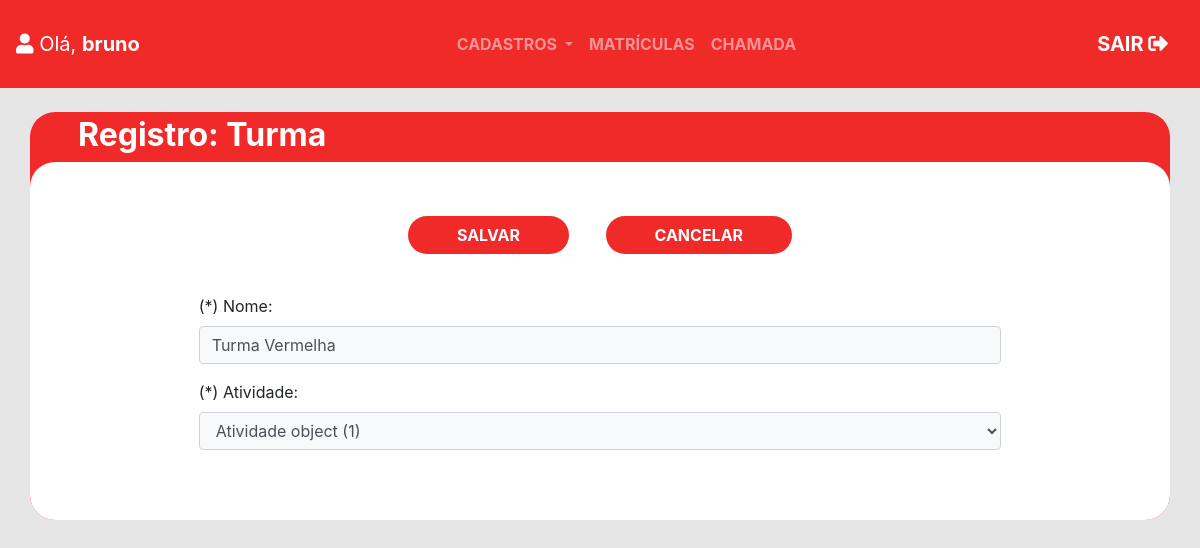
The app's page /turma_update/1/ (signed in) with its own data.
### caritas_app/models.py (models this page shows, shortened)
class Turma(models.Model):
    cod_turma = models.AutoField(auto_created=True, primary_key=True)
    nome_turma = models.CharField(max_length=15, null=False)
    cod_atividade = models.ForeignKey(Atividade, on_delete=models.CASCADE)
    class Meta:
        db_table = 'turma'
        unique_together = (('cod_atividade', 'nome_turma'))

class Atividade(models.Model):
    cod_atividade = models.AutoField(auto_created=True, primary_key=True)
    cod_instrutor = models.ForeignKey(Instrutor, on_delete=models.CASCADE)
    cod_oficina = models.ForeignKey(Oficina, on_delete=models.CASCADE)
    class Meta:
        db_table = 'atividade'
        unique_together = (('cod_instrutor', 'cod_oficina'))

### caritas_app/views.py (the view)
# urls.py: path('turma_update/<int:cod_turma>/', views.turma_update, name='url_turma_update'),
@login_required(login_url='/login/')
def turma_update(request, cod_turma):
    turma = tabela.Turma.objects.get(pk=cod_turma) # se nao funcionar mudar id por pk
    form = caritas_app.forms.TurmaForm(request.POST or None, instance=turma)
    data = {}
    if form.is_valid():
        form.save()
        return redirect('url_turma')
    data['form'] = form
    return render(request, 'registro_turma.html', data)

### caritas_app/forms.py
class TurmaForm(forms.ModelForm):
    class Meta:
        model = models.Turma
        fields = (
            'nome_turma',
            'cod_atividade'
        )

### caritas_app/templates/registro_turma.html (shortened to what this page needs)
<!DOCTYPE html>
<html lang="pt-br">
<head>
  {% include "partials/head.html" %}
</head>
<body style="background-color: #E6E6E6">
{% include "partials/navbar.html" %}
<br>
<div class="container px-0 " style="background-color: #F02929;border-radius: 25px">
 <h2 class="font-weight-bolder ml-5 pt-1 text-white">  Registro: Turma </h2>
<div class="container-fluid bg-white " style="border-radius: 25px">
<div style="height: 30px"></div>
<br>
<div class="container w-75 mx-auto">
<form method="POST">
<div class="text-center">
    <button type="submit" class="btn text-white px-5 mx-3 font-weight-bolder" style="background-color: #F02929;border-radius: 25px">SALVAR</button>
    <a href="{% url 'url_turma' %}">
        <button type="button" class="btn text-white px-5 mx-3 font-weight-bolder" style="background-color: #F02929;border-radius: 25px"> CANCELAR</button>
    </a>
</div>
<div style="height: 40px"></div>
{% load widget_tweaks %}
    <div class="form-group">
      <label for="nome">(*) Nome:</label>
      {% render_field form.nome_turma class+="form-control  bg-light" placeholder="Digite aqui o nome da turma (Obrigatório)" %}
    </div>
    <div class="form-group">
      <label for="atividade">(*) Atividade:</label>
      {% render_field form.cod_atividade class+="form-control  bg-light" type="date" %}
    </div>
  </form>
</div>
<br>
<div style="height: 30px"></div>
</div>
</div>
</body>
</html>

### caritas_app/templates/partials/navbar.html (shortened to what this page needs)
<nav class="navbar navbar-expand-sm navbar-dark pt-4 pb-4" style="background-color: #F02929">
    <a class="navbar-brand justify-content-middle" href="{% url 'url_menu' %}"><i class="fas fa-user"></i> Olá, <span
        class="font-weight-bolder"> {{ user.get_username }}</span></a>
    <div class="collapse navbar-collapse" id="collapsibleNavbar">
      <ul class="navbar-nav font-weight-bolder mx-auto">
        <li class="nav-item dropdown">
          <a class="nav-link dropdown-toggle" href="#" id="navbardrop" data-toggle="dropdown">
            CADASTROS
          </a>
        </li>
        <li class="nav-item">
          <a class="nav-link" href="{% url 'url_matriculados' %}">MATRÍCULAS</a>
        </li>
        <li class="nav-item">
          <a class="nav-link" href="{% url 'url_chamadas' %}">CHAMADA</a>
        </li>
      </ul>
      <a class="navbar-brand justify-content-end font-weight-bolder" href="{% url 'url_logout' %}">SAIR <i
          class="fas fa-sign-out-alt"></i></a>
    </div>
  </nav>

### records on screen
Turma: nome_turma "Turma Vermelha"
Atividade: cod_atividade "Atividade object (1)"

### other values on screen
{{ user.get_username }} "bruno"
